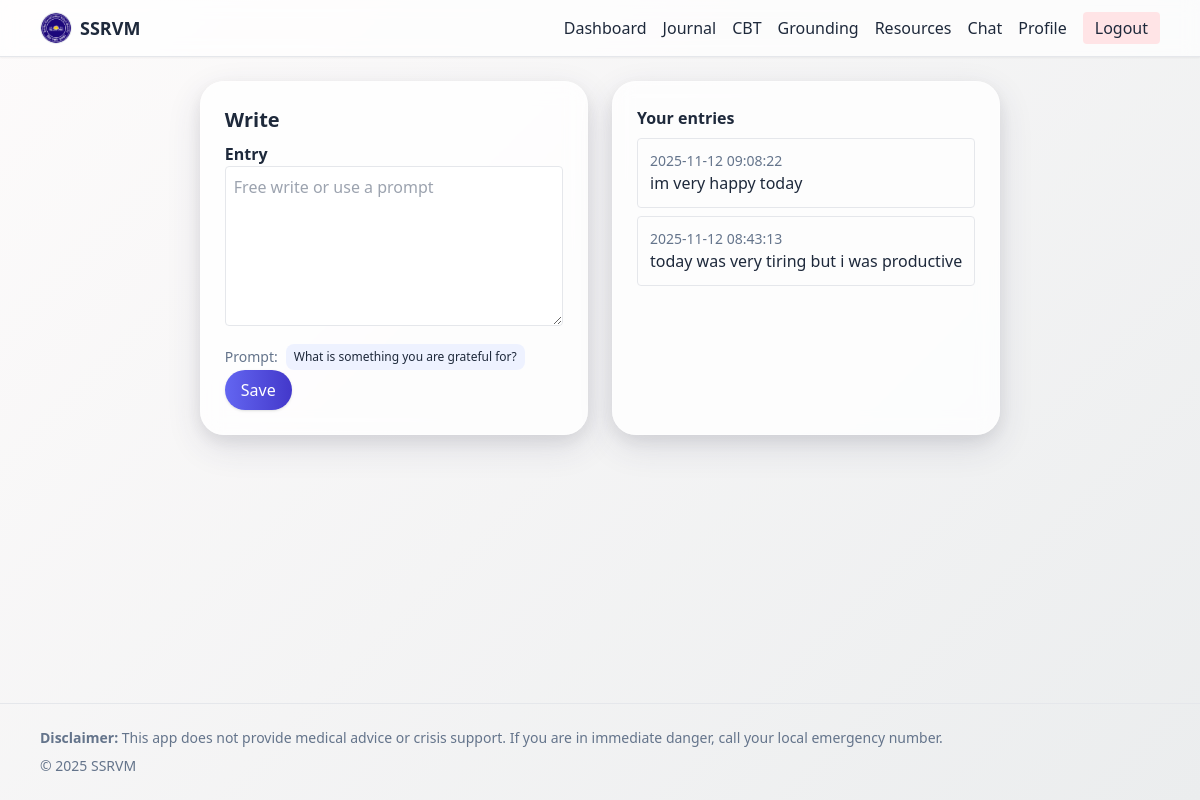
Page /journal (signed in) on the committed database.
### tables this page shows
CREATE TABLE journals (
            id INTEGER PRIMARY KEY AUTOINCREMENT,
            user_id INTEGER NOT NULL,
            content TEXT NOT NULL,
            created_at TEXT DEFAULT (datetime('now', 'localtime')),
            FOREIGN KEY (user_id) REFERENCES users(id) ON DELETE CASCADE
        );

### app.py (the view, shortened to what this page needs)
@app.route("/journal", methods=["GET","POST"])
def journal():
    if not current_user(): return redirect(url_for("login"))
    conn = get_db(); cur = conn.cursor()
    cur.execute("SELECT content,created_at FROM journals WHERE user_id=? ORDER BY id DESC LIMIT 20", (current_user()["id"],))
    entries = cur.fetchall(); conn.close()
    return render_template("journal.html", entries=entries, prompt=random.choice(PROMPTS), app_name=APP_NAME, year=datetime.now().year)

### app.py (called while the page is built)
def dict_factory(cursor, row):
    return {col[0]: row[idx] for idx, col in enumerate(cursor.description)}

def get_db():
    conn = sqlite3.connect(DB_PATH, timeout=10, check_same_thread=False)
    conn.row_factory = dict_factory
    return conn

def current_user():
    return session.get("user")

@app.context_processor
def inject_globals():
    return {"app_name": APP_NAME}

### templates/journal.html
{% extends "base.html" %}
{% set title = "Journal" %}
{% block content %}
<div class="grid md:grid-cols-2 gap-6">
  <div class="card p-6">
    <h1 class="text-xl font-bold mb-2">Write</h1>
    <form method="post">
      <label class="label">Entry</label>
      <textarea name="content" class="w-full border rounded p-2 h-40" required placeholder="Free write or use a prompt"></textarea>
      <div class="mt-3 flex items-center gap-2">
        <span class="text-sm text-slate-500">Prompt:</span>
        <span class="badge">{{ prompt }}</span>
      </div>
      <button class="px-4 py-2 rounded-full bg-gradient-to-r from-indigo-500 to-indigo-700 text-white shadow hover:opacity-90 transition">Save</button>
    </form>
  </div>
  <div class="card p-6">
    <h2 class="font-semibold">Your entries</h2>
    {% if entries %}
      <ul class="mt-2 space-y-2">
        {% for e in entries %}
          <li class="p-3 border rounded">
            <div class="text-sm text-slate-500">{{ e.created_at }}</div>
            <div>{{ e.content }}</div>
          </li>
        {% endfor %}
      </ul>
    {% else %}
      <p class="text-slate-500">No entries yet.</p>
    {% endif %}
  </div>
</div>
{% endblock %}

### static/css/styles.css (style rules this page uses)
:root { --card: 255 255 255; }
html, body { height: 100%; }
body { background: linear-gradient(180deg, #f8fafc 0%, #eef2ff 100%); }
.card { background: rgb(var(--card)); border-radius: 1rem; box-shadow: 0 10px 30px rgba(31,41,55,0.07); }
.label { font-weight: 600; }
textarea { resize: vertical; }
.badge { padding: 0.25rem 0.5rem; border-radius: 0.5rem; font-size: 0.75rem; background: #eef2ff; }
.card { background: linear-gradient(135deg, rgba(255,255,255,0.95), rgba(244,240,253,0.92)); border-radius: 1.2rem; box-shadow: 0 12px 35px rgba(50,50,93,0.12), 0 6px 18px rgba(0,0,0,0.08); backdrop-filter: blur(8px); }
body { background: linear-gradient(135deg, #fdfbfb 0%, #ebedee 100%); background-attachment: fixed; }
.card { border: 1px solid rgba(255,255,255,0.3); background: rgba(255,255,255,0.8); backdrop-filter: blur(10px); border-radius: 1.5rem; padding: 1.5rem; transition: transform .25s ease, box-shadow .25s ease; }

### rows in the picture
journals: created_at "2025-11-12 09:08:22", content "im very happy today"
journals: created_at "2025-11-12 08:43:13", content "today was very tiring but i was productive"

### other values in the picture
{{ app_name }} "SSRVM"
